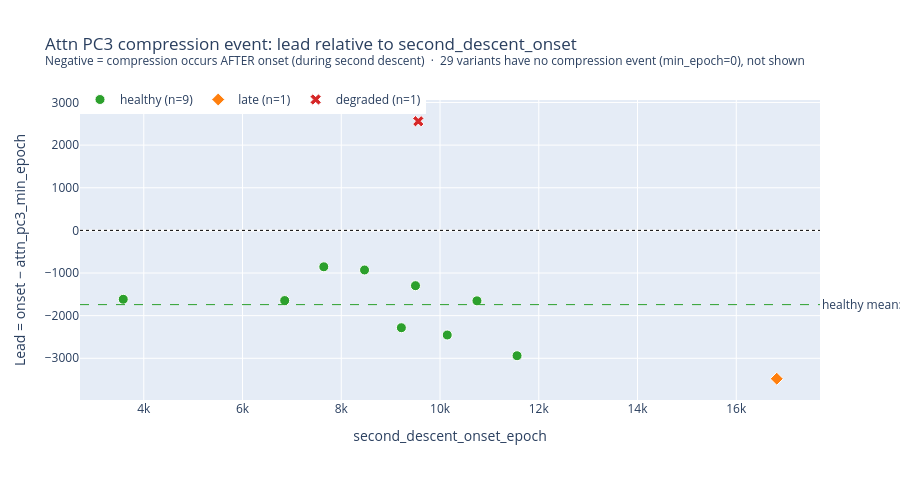

Notebook code for this chart:
### Code cell
HEALTH_COLORS = {'healthy': '#2ca02c', 'late': '#ff7f0e', 'degraded': '#d62728'}
HEALTH_SYMBOLS = {'healthy': 'circle', 'late': 'diamond', 'degraded': 'x'}

# Scatter: lead vs onset, sized by min_val (PC3 depth of compression)
event_rows = [r for r in scan_rows if r['has_event'] and r['lead'] is not None]
no_event_rows = [r for r in scan_rows if not r['has_event']]

fig = go.Figure()

# No-event variants as a rug along y = onset (with arbitrary jitter-free x position)
# Actually: show them as a separate trace with lead = NaN, just a text annotation
for h in ['healthy', 'late', 'degraded']:
    group = [r for r in event_rows if r['health'] == h]
    if not group:
        continue
    fig.add_trace(go.Scatter(
        x=[r['onset'] for r in group],
        y=[r['lead']  for r in group],
        mode='markers',
        name=f'{h} (n={len(group)})',
        marker=dict(
            color=HEALTH_COLORS[h],
            symbol=HEALTH_SYMBOLS[h],
            size=10,
            line=dict(width=1, color='white'),
        ),
        text=[r['dir'].replace('modulo_addition_1layer_', '') for r in group],
        hovertemplate='%{text}<br>onset=%{x}<br>lead=%{y:+d}<extra></extra>',
    ))

fig.add_hline(y=0, line=dict(color='black', dash='dot', width=1))

# Annotate mean for healthy group
healthy_leads = np.array([r['lead'] for r in event_rows if r['health'] == 'healthy'])
if len(healthy_leads):
    mean_lead = healthy_leads.mean()
    fig.add_hline(
        y=mean_lead,
        line=dict(color=HEALTH_COLORS['healthy'], dash='dash', width=1),
        annotation_text=f'healthy mean: {mean_lead:+.0f}',
        annotation_position='right',
    )

fig.update_layout(
    title='Attn PC3 compression event: lead relative to second_descent_onset<br>'
          '<sup>Negative = compression occurs AFTER onset (during second descent)  ·  '
          f'{len(no_event_rows)} variants have no compression event (min_epoch=0), not shown</sup>',
    xaxis_title='second_descent_onset_epoch',
    yaxis_title='Lead = onset − attn_pc3_min_epoch',
    height=480,
    legend=dict(orientation='h', y=1.05),
)
fig.show()

# Print full table for event variants, sorted by lead
print(f'\n{"Variant":<50} {"onset":>7} {"min_ep":>7} {"lead":>7}  health')
print('-' * 85)
for r in sorted(event_rows, key=lambda x: x['lead']):
    label = r['dir'].replace('modulo_addition_1layer_', '')
    print(f'{label:<50} {r["onset"]:>7} {r["min_epoch"]:>7} {r["lead"]:>+7}  {r["health"]}')

### Figure 1 — Plotly figure (JSON) as saved in the notebook; plotly's stock layout.template omitted (floating-point values rounded to 4 significant figures)
{"data": [{"hovertemplate": "%{text}<br>onset=%{x}<br>lead=%{y:+d}<extra></extra>", "marker": {"color": "#2ca02c", "line": {"color": "white", "width": 1}, "size": 10, "symbol": "circle"}, "mode": "markers", "name": "healthy (n=9)", "text": ["p101_seed999_dseed42", "p103_seed999_dseed999", "p107_seed999_dseed598", "p109_seed485_dseed42", "p109_seed485_dseed598", "p109_seed999_dseed42", "p109_seed999_dseed598", "p113_seed999_dseed598", "p97_seed42_dseed598"], "type": "scatter", "x": [10146, 8471, 9217, 6854, 3584, 7646, 10748, 9503, 11560], "y": [-2454, -929, -2283, -1646, -1616, -854, -1652, -1297, -2940]}, {"hovertemplate": "%{text}<br>onset=%{x}<br>lead=%{y:+d}<extra></extra>", "marker": {"color": "#ff7f0e", "line": {"color": "white", "width": 1}, "size": 10, "symbol": "diamond"}, "mode": "markers", "name": "late (n=1)", "text": ["p101_seed485_dseed42"], "type": "scatter", "x": [16820], "y": [-3480]}, {"hovertemplate": "%{text}<br>onset=%{x}<br>lead=%{y:+d}<extra></extra>", "marker": {"color": "#d62728", "line": {"color": "white", "width": 1}, "size": 10, "symbol": "x"}, "mode": "markers", "name": "degraded (n=1)", "text": ["p59_seed999_dseed999"], "type": "scatter", "x": [9560], "y": [2560]}], "layout": {"annotations": [{"showarrow": false, "text": "healthy mean: -1741", "x": 1, "xanchor": "left", "xref": "x domain", "y": -1741.0, "yanchor": "middle", "yref": "y"}], "height": 480, "legend": {"orientation": "h", "y": 1.05}, "shapes": [{"line": {"color": "black", "dash": "dot", "width": 1}, "type": "line", "x0": 0, "x1": 1, "xref": "x domain", "y0": 0, "y1": 0, "yref": "y"}, {"line": {"color": "#2ca02c", "dash": "dash", "width": 1}, "type": "line", "x0": 0, "x1": 1, "xref": "x domain", "y0": -1741.0, "y1": -1741.0, "yref": "y"}], "title": {"text": "Attn PC3 compression event: lead relative to second_descent_onset<br><sup>Negative = compression occurs AFTER onset (during second descent)  ·  29 variants have no compression event (min_epoch=0), not shown</sup>"}, "xaxis": {"title": {"text": "second_descent_onset_epoch"}}, "yaxis": {"title": {"text": "Lead = onset − attn_pc3_min_epoch"}}}}
